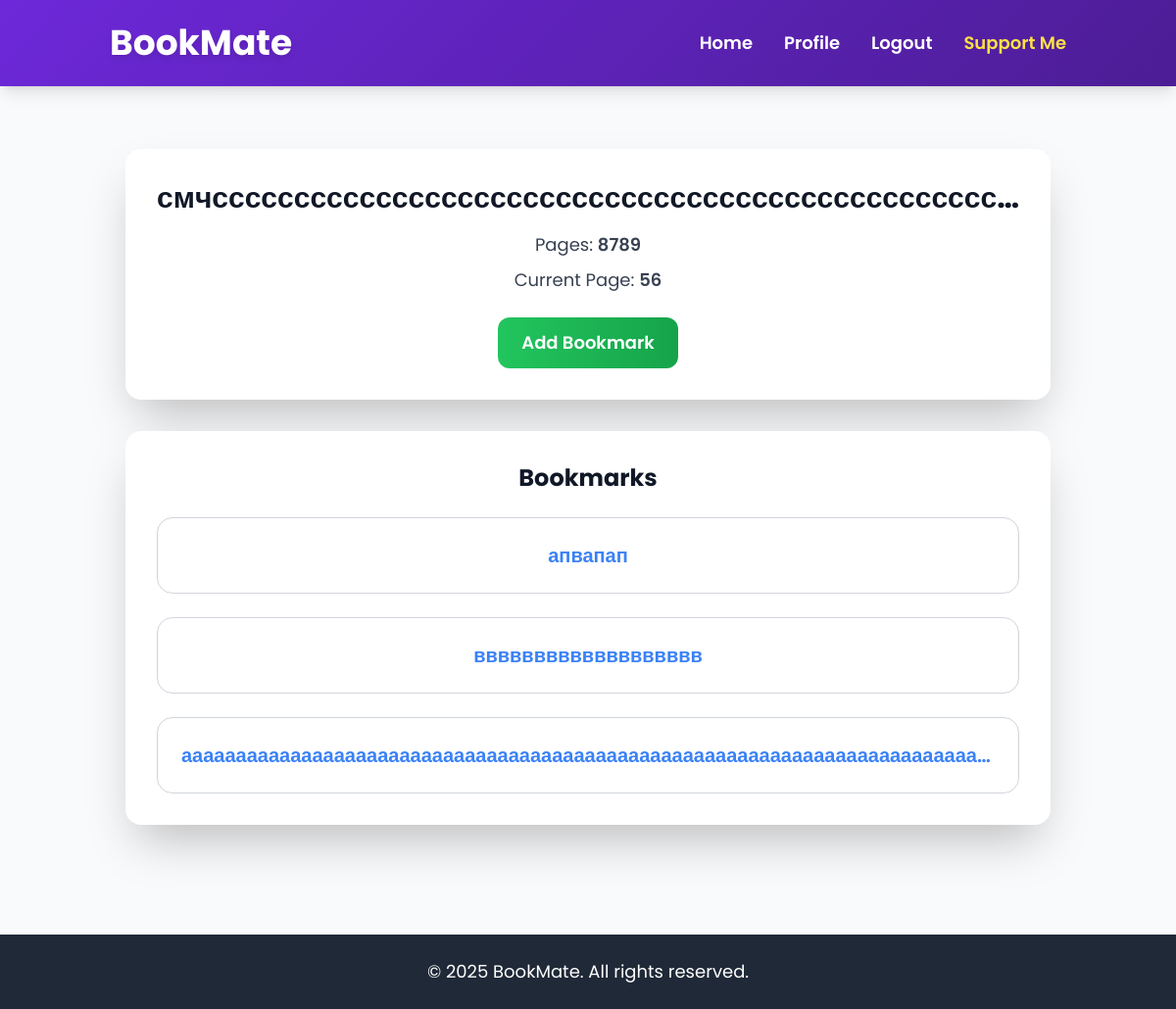
The app's page /book/6/ (signed in) with its own data.
### main/models.py (models this page shows, shortened)
class Book(models.Model):
    user = models.ForeignKey(User, on_delete=models.CASCADE)
    title = models.CharField("Name Book", max_length=20)
    pages = models.IntegerField("Pages in Book")
    page_now = models.IntegerField("Page Now")

class Bookmark(models.Model):
    book = models.ForeignKey(Book, on_delete=models.CASCADE, related_name="bookmarks")
    title = models.CharField("Name of Bookmark", max_length=20)
    bookmark = models.TextField("Bookmark Content")

### main/views.py (the view)
# urls.py: path('book/<int:book_id>/', views.book_detail, name='book_detail'),
def book_detail(request, book_id):
    book = get_object_or_404(Book, id=book_id, user=request.user)
    return render(request, "main/book_detail.html", {"book": book})

### main/templates/main/book_detail.html (shortened to what this page needs)
{% extends "main/layout.html" %}
{% block content %}
<main class="container mx-auto px-4 py-8">
  <section class="w-full bg-white dark:bg-gray-800 shadow-2xl rounded-2xl p-8 text-center transform transition-all duration-300 hover:shadow-3xl">
    <h1 class="text-3xl font-bold text-gray-900 dark:text-white mb-4 whitespace-nowrap overflow-hidden text-ellipsis block">
      {{ book.title }}
    </h1>
    <p class="text-lg text-gray-700 dark:text-gray-300 mb-2">
      Pages: <span class="font-semibold">{{ book.pages }}</span>
    </p>
    <p class="text-lg text-gray-700 dark:text-gray-300 mb-6">
      Current Page: <span class="font-semibold">{{ book.page_now }}</span>
    </p>
    <a
      href="{% url 'add_bookmark' %}"
      class="inline-block bg-gradient-to-r from-green-500 to-green-600 text-white px-6 py-3 rounded-xl font-semibold text-lg hover:from-green-600 hover:to-green-700 transition-all duration-300 transform hover:scale-105"
    >
      Add Bookmark
    </a>
  </section>
  <section class="w-full bg-white dark:bg-gray-800 shadow-2xl rounded-2xl p-8 text-center mt-8 transform transition-all duration-300 hover:shadow-3xl">
    {% if book.bookmarks.all %}
    <h2 class="text-2xl font-bold text-gray-900 dark:text-white mb-6">
      Bookmarks
    </h2>
    <ul class="space-y-6">
      {% for bookmark in book.bookmarks.all %}
      <li class="p-6 border border-gray-300 dark:border-gray-700 rounded-2xl hover:shadow-lg transition-shadow">
        <a
          href="{% url 'bookmark_detail' bookmark.id %}"
          class="text-xl font-semibold text-blue-500 hover:text-blue-600 hover:underline whitespace-nowrap overflow-hidden text-ellipsis block"
        >
          {{ bookmark.title }}
        </a>
      </li>
      {% endfor %}
    </ul>
    {% else %}
    <p class="text-lg text-gray-700 dark:text-gray-300">No bookmarks yet.</p>
    {% endif %}
  </section>
</main>
{% endblock %}

### main/templates/main/layout.html (style rules this page uses)
body { font-family: 'Poppins', sans-serif; }

### records on screen
Book: title "смчсссссссссссссссссссссссссссссссссссссссссссссссс…", pages "8789", page_now "56"
Bookmark: title "апвапап"
Bookmark: title "ввввввввввввввввввв"
Bookmark: title "ааааааааааааааааааааааааааааааааааааааааааааааааааааааааааааааааааааааааа…"
